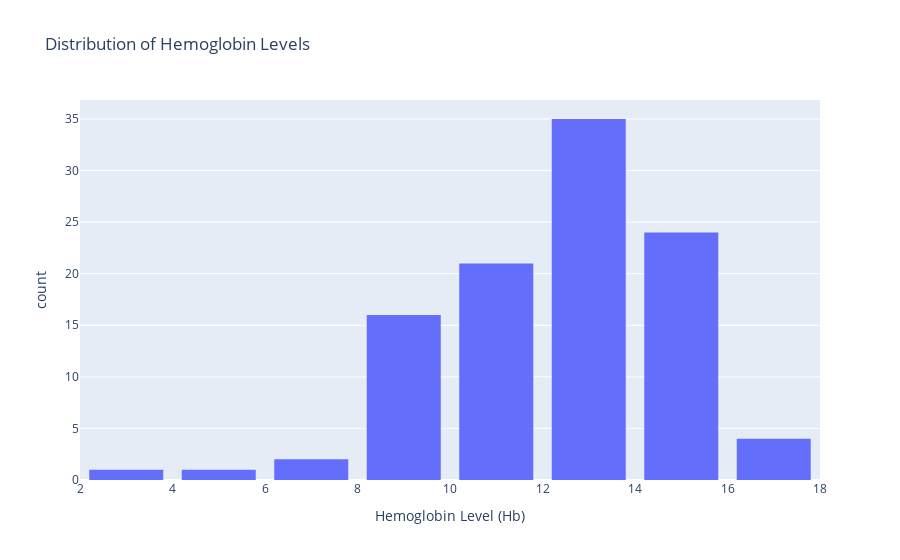

The notebook cell saved with this chart:
### Markdown cell above
# Visualization

### Code cell
# 1. Distribution of Hemoglobin Levels (Hb)

fig=px.histogram(df, x='Hb', nbins=10, title='Distribution of Hemoglobin Levels',
                   labels={'Hb': 'Hemoglobin Level (Hb)', 'count': 'Frequency'})
fig.update_layout(bargap=0.2) 
fig.show()

### Figure 1 — Plotly figure (JSON) as saved in the notebook; plotly's stock layout.template omitted (floating-point values rounded to 4 significant figures)
{"data": [{"alignmentgroup": "True", "bingroup": "x", "hovertemplate": "Hemoglobin Level (Hb)=%{x}<br>count=%{y}<extra></extra>", "legendgroup": "", "marker": {"color": "#636efa", "pattern": {"shape": ""}}, "name": "", "nbinsx": 10, "offsetgroup": "", "orientation": "v", "showlegend": false, "type": "histogram", "x": [6.3, 13.5, 11.7, 13.5, 12.4, 16.2, 8.6, 10.3, 13, 9.7, 12.6, 15.4, 4.8, 9, 14.6, 14, 10, 8.3, 13.6, 9.9, 11.6, 12.4, 12.1, 15.1, 9.1, 12.9, 14.7, 14.1, 14.6, 13.7, 12.9, 15, 13.4, 14.5, 13.7, 12.6, 13.5, 12.8, 11.8, 14.1, 10.9, 16.3, 15.2, 13.1, 14.1, 13.3, 14.1, 11.8, 15.6, 11.7, 13, 11.9, 13.4, 12.4, 14.4, 13, 12.6, 13, 2.8, 11.9, 12.1, 10, 15.5, 10.5, 8.5, 12, 9.5, 12.5, 9, 8.4, 11.2, 10, 11.5, 11.1, 14, 14.5, 9.9, 8.7, 9.2, 8, 14.1, 12.7, 10.4, 16, 11.5, 11, 14, 11.3, 15.2, 12.5, 10.7, 9.5, 14.5, 15.2, 8.7, 16, 13.2, 12.5, 13, 14.5, 6.3, 12.7, 13.4, 12.2], "xaxis": "x", "yaxis": "y"}], "layout": {"autosize": true, "bargap": 0.2, "barmode": "relative", "legend": {"tracegroupgap": 0}, "title": {"text": "Distribution of Hemoglobin Levels"}, "xaxis": {"anchor": "y", "autorange": true, "domain": [0, 1], "range": [2, 18], "title": {"text": "Hemoglobin Level (Hb)"}, "type": "linear"}, "yaxis": {"anchor": "x", "autorange": true, "domain": [0, 1], "range": [0, 36.84], "title": {"text": "count"}}}}
